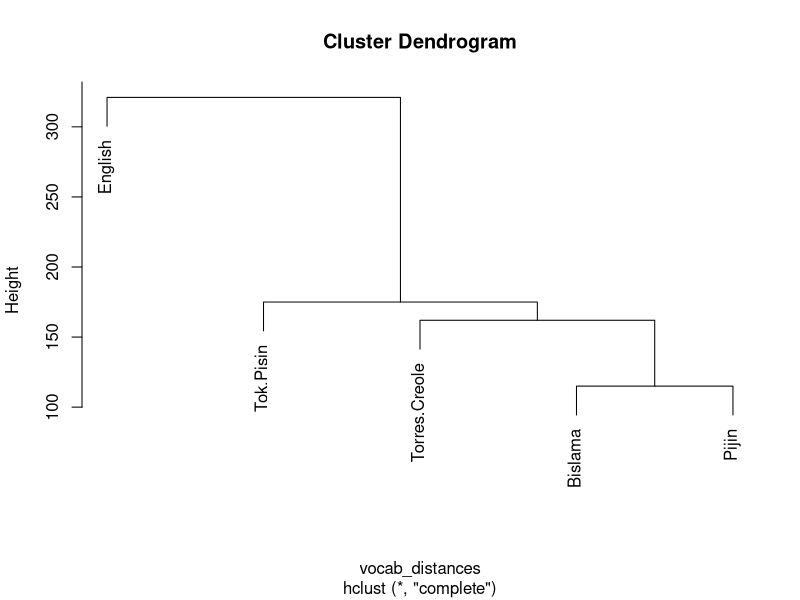
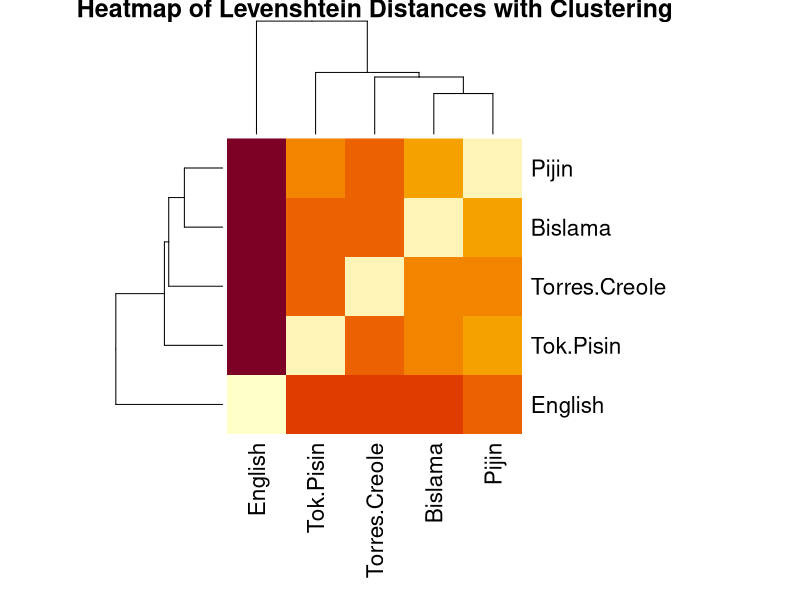
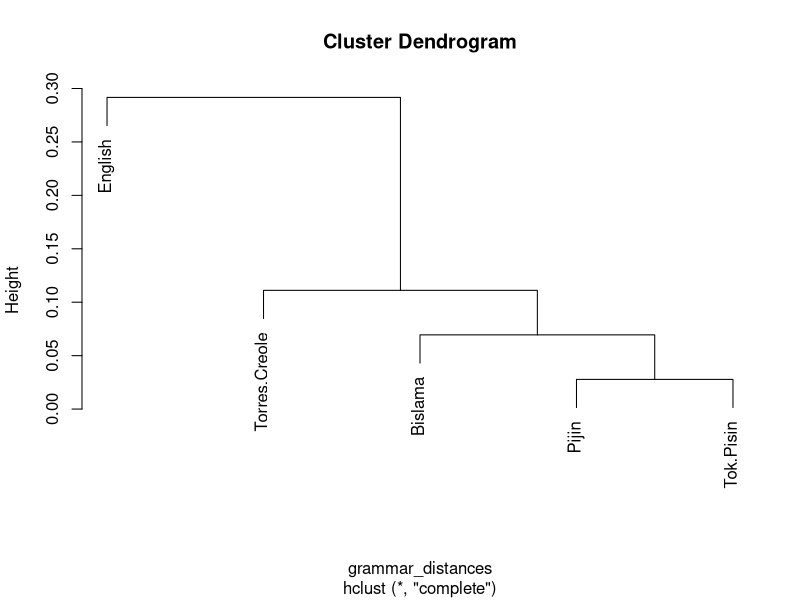
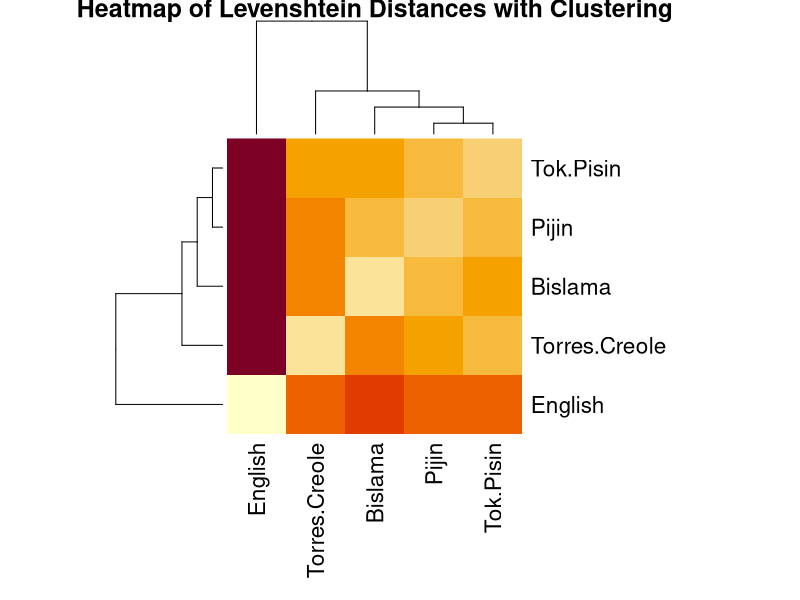

Write R code to recreate these figures, in order.
#Set the working directory to the directory of the file
setwd(dirname(rstudioapi::getActiveDocumentContext()$path))

#Library for cluster analysis
library(cluster)
library(stringdist)
library(gplots)

#Load the vocab data from the merged data file
vocab_data <- read.csv("../data/merged_data_4_clean.csv")

#Set the rownames to be the English equivalents
rownames(vocab_data) <- vocab_data$English
View(vocab_data)

#Calculate the Levenshtein distance for all languages
distances_matrix <- stringdistmatrix(vocab_data, vocab_data, method = "lv")
rownames(distances_matrix) <- names(vocab_data)
colnames(distances_matrix) <- names(vocab_data)
View(distances_matrix)

#Cluster the languages based on the distance matrix
vocab_distances <- as.dist(distances_matrix)
vocab_cluster <- hclust(vocab_distances,method="complete")
plot(vocab_cluster)

heatmap(as.matrix(vocab_distances),
          Rowv = as.dendrogram(vocab_cluster),  # Row clustering
          Colv = as.dendrogram(vocab_cluster),  # Column clustering
          trace = "none",            # No trace lines inside the heatmap
          dendrogram = "both",        # Add dendrograms to both axes
          margins = c(10, 10),        # Margins for axis labels
          labRow = names(vocab_data),    # Row labels (vocabulary)
          labCol = names(vocab_data),    # Column labels (vocabulary)
          main = "Heatmap of Levenshtein Distances with Clustering")

#Load the grammar data from the merged data file
grammar_data <- read.csv("../data/merged_grammar_5.csv")
rownames(grammar_data) <- grammar_data$Feature.ID
grammar_data <- grammar_data[c(3, 4, 5, 6, 7)]

grammar_data.transposed <- data.frame(t(grammar_data))
View(grammar_data.transposed)

grammar_distances <- daisy(grammar_data.transposed, metric = "gower",type = list(symm = c(1:5)))
grammar_cluster <- hclust(grammar_distances,method="complete")
plot(grammar_cluster)

heatmap(as.matrix(grammar_distances),
        Rowv = as.dendrogram(grammar_cluster),  # Row clustering
        Colv = as.dendrogram(grammar_cluster),  # Column clustering
        trace = "none",            # No trace lines inside the heatmap
        dendrogram = "both",        # Add dendrograms to both axes
        margins = c(10, 10),        # Margins for axis labels
        labRow = names(grammar_data),    # Row labels (vocabulary)
        labCol = names(grammar_data),    # Column labels (vocabulary)
        main = "Heatmap of Levenshtein Distances with Clustering")
